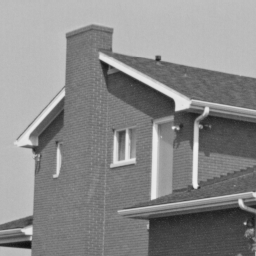
#> input picture data/input/02.png, 256 x 256 px
$ jupyter execute --allow-errors 07_final_all_versions_benchmark_vi_clean.ipynb
#> lines starting #> are read from the running program, lines starting #| are printed output that depends on the picture; long printed decimals are rounded
# Final Benchmark — CPU Baseline và GPU V1 → V5

Cấu hình cố định:

- Image: `512×512`
- Patch: `7×7`
- Search window: `21×21`
- CUDA block: `16×16`
- `h = 0.12`

Các phiên bản:

- **CPU baseline** — dense sequential NLM, dùng làm reference.
- **GPU V1** — song song hóa theo output pixel.
- **GPU V2** — Shared Memory tile + halo.
- **GPU V3** — Cross-Correlation accelerated dense NLM.
- **GPU V4** — Adaptive Search + Candidate Preselection, thuộc nhánh approximate/adaptive.
- **GPU V5** — fixed `7×7 / 21×21` specialization kế thừa V2, vẫn là dense exact NLM.

## 1. Benchmark methodology

CPU baseline full $512 \times 512$ đã được chạy trước đó và lưu tại:

```text
outputs/cpu_baseline_512_patch7_search21.npy

[cell 1]
from pathlib import Path
import sys
import time
import inspect
import importlib

import numpy as np
import pandas as pd
import matplotlib.pyplot as plt
import cupy as cp

from skimage import io, color, transform
from skimage.metrics import peak_signal_noise_ratio, structural_similarity

ROOT = Path.cwd()
if not (ROOT / "src").exists():
    ROOT = ROOT.parent

SRC = ROOT / "src"
if str(SRC) not in sys.path:
    sys.path.insert(0, str(SRC))

print("ROOT:", ROOT)
print("CuPy:", cp.__version__)

#> (the rest of this cell did not finish here and is left out)

## 2. Import các version và benchmark helpers

[cell 2]
from nlm.cpu import nlm_cpu_naive
from nlm.benchmark import benchmark_cuda_kernel, benchmark_gpu_end_to_end

gpu_modules = {
    "V1": importlib.import_module("nlm.gpu_v1"),
    "V2": importlib.import_module("nlm.gpu_v2"),
    "V3": importlib.import_module("nlm.gpu_v3"),
    "V4": importlib.import_module("nlm.gpu_v4"),
    "V5": importlib.import_module("nlm.gpu_v5"),
}

gpu_functions = {
    name: getattr(module, f"nlm_gpu_{name.lower()}")
    for name, module in gpu_modules.items()
}

VERSIONS = ["V1", "V2", "V3", "V4", "V5"]

print("Loaded:", VERSIONS)

## 3. Cấu hình thí nghiệm

[cell 3]
IMAGE_NAME = "02.png"

IMAGE_SIZE = (512, 512)
PATCH_SIZE = 7
SEARCH_WINDOW_SIZE = 21
BLOCK_SIZE = (16, 16)
H = 0.12

NOISE_SIGMA = 0.08
RNG_SEED = 42

# Giữ V3 E2E và compute-only cùng batch configuration.
V3_BATCH_SIZE = 8

# V4 final configuration
V4_PARAMS = dict(
    edge_search_window_size=11,
    texture_variance_threshold=0.0025,
    mean_threshold=0.10,
    variance_ratio_threshold=4.0,
)

# Stable benchmark
BENCHMARK_ROUNDS = 3
PREWARM_RUNS = 15
WARMUP_RUNS = 10
MEASURED_RUNS = 50

# CPU baseline đã đo và lưu trước đó
CPU_OUTPUT_PATH = (
    ROOT
    / "outputs"
    / "cpu_baseline_512_patch7_search21.npy"
)
CPU_RUNTIME_SECONDS = 1097.216

print("Image:", IMAGE_SIZE)
print("Patch:", PATCH_SIZE, "x", PATCH_SIZE)
print("Search:", SEARCH_WINDOW_SIZE, "x", SEARCH_WINDOW_SIZE)
print("Block:", BLOCK_SIZE)
print("h:", H)
print("V3 batch size:", V3_BATCH_SIZE)
print("CPU baseline runtime:", CPU_RUNTIME_SECONDS, "s")

## 4. Load ảnh và tái tạo noisy input

[cell 4]
image_path = ROOT / "data" / "input" / IMAGE_NAME

clean = io.imread(image_path)
#> clean is the input picture: shape (256, 256); min 16, max 239, mean 138

if clean.ndim == 3:
    clean = color.rgb2gray(clean)

clean = transform.resize(
    clean,
    IMAGE_SIZE,
    anti_aliasing=True,
).astype(np.float32)
#> clean: shape (512, 512) float32

if clean.max() > 1.0:
    clean /= 255.0

rng = np.random.default_rng(RNG_SEED)

noisy = np.clip(
    clean
    + rng.normal(
        0.0,
        NOISE_SIGMA,
        clean.shape,
    ).astype(np.float32),
    0.0,
    1.0,
).astype(np.float32)
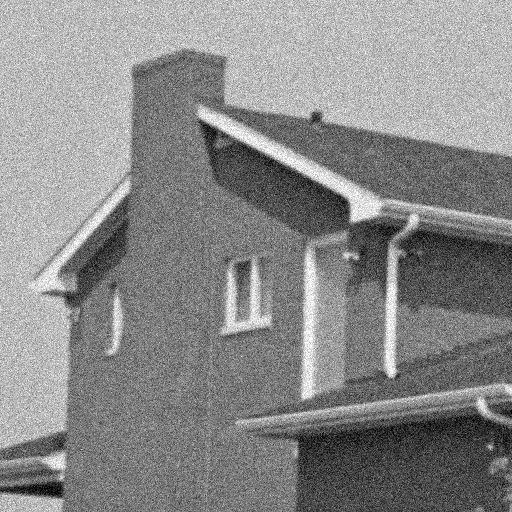
#> noisy: shape (512, 512) float32; min 0, max 1, mean 0.541

print("Clean shape:", clean.shape)
#| Clean shape: (512, 512)
print("Clean range:", float(clean.min()), float(clean.max()))
#| Clean range: 0.06618 0.9358
print("Noisy range:", float(noisy.min()), float(noisy.max()))
#| Noisy range: 0.0 1.0

[cell 5]
plt.figure(figsize=(10, 4))

plt.subplot(1, 2, 1)
plt.imshow(clean, cmap="gray", vmin=0, vmax=1)
plt.title("Ảnh sạch")
plt.axis("off")

plt.subplot(1, 2, 2)
plt.imshow(noisy, cmap="gray", vmin=0, vmax=1)
plt.title("Ảnh nhiễu")
plt.axis("off")

plt.tight_layout()
plt.show()
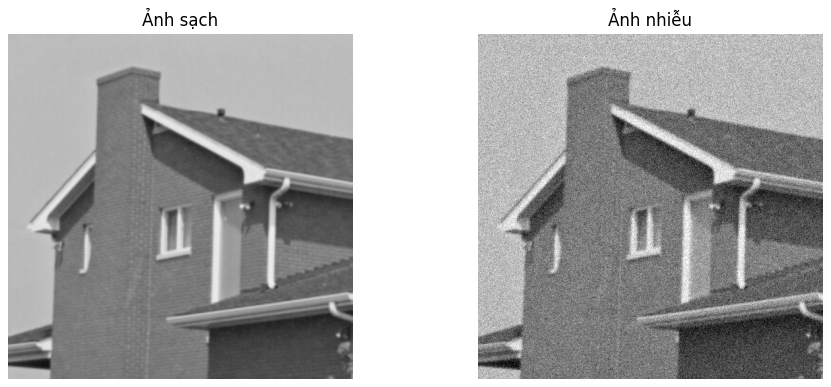
#> figure drawn by matplotlib, 2 panels

## 5. Helper functions và wrapper thống nhất

`run_gpu()` cố định toàn bộ benchmark configuration.

Đặc biệt, V3 End-to-End cũng được truyền batch size giống phần compute-only để tránh benchmark hai workload/config khác nhau.

[cell 6]
def _call_with_supported_kwargs(fn, **kwargs):
    sig = inspect.signature(fn)
    return fn(**{
        k: v
        for k, v in kwargs.items()
        if k in sig.parameters
    })


def run_gpu(version, image):
    kwargs = dict(
        image=image,
        patch_size=PATCH_SIZE,
        search_window_size=SEARCH_WINDOW_SIZE,
        h=H,
        block_size=BLOCK_SIZE,
    )

    if version == "V3":
        kwargs.update(
            batch_size=V3_BATCH_SIZE,
            displacement_batch_size=V3_BATCH_SIZE,
        )

    if version == "V4":
        kwargs.update(V4_PARAMS)

    return _call_with_supported_kwargs(
        gpu_functions[version],
        **kwargs,
    )


def quality_metrics(reference, test):
    return {
        "PSNR (dB)": peak_signal_noise_ratio(
            reference,
            test,
            data_range=1.0,
        ),
        "SSIM": structural_similarity(
            reference,
            test,
            data_range=1.0,
        ),
    }


def diff_stats(reference, candidate):
    diff = np.abs(reference - candidate)
    return {
        "MAE": float(np.mean(diff)),
        "Max error": float(np.max(diff)),
        "allclose": bool(
            np.allclose(
                reference,
                candidate,
                rtol=1e-4,
                atol=1e-4,
            )
        ),
    }

## 6. Load CPU baseline full-size đã lưu

#> (a cell that did not finish here is left out)

## 7. Chạy V1 → V5 để lấy output full-size

Các output này dùng cho:

- correctness;
- PSNR / SSIM;
- visualization.

Đây **không phải** cell benchmark.

[cell 8]
gpu_outputs = {}

#> (the rest of this cell did not finish here and is left out)

## 8. Correctness toàn ảnh với CPU baseline

Kỳ vọng:

$
CPU \approx V1 \approx V2 \approx V3 \approx V5
$

V4 là adaptive/approximate branch nên `allclose=False` là bình thường.

[cell 9]
correctness_rows = []

#> (the rest of this cell did not finish here and is left out)

### Cách đọc correctness

- **V1, V2, V3, V5**: `allclose=True` xác nhận các tối ưu vẫn giữ dense NLM tương đương CPU.
- **V4**: sai khác có chủ đích do Adaptive Search + Candidate Preselection thay đổi candidate set.

## 9. PSNR / SSIM

[cell 10]
quality_rows = [
    {
        "Version": "Noisy",
        **quality_metrics(clean, noisy),
    }
]

#> (the rest of this cell did not finish here and is left out)

## 10. Chuẩn bị compute-only launchers

`compute-only` dùng các input/buffer đã chuẩn bị trước và đo GPU computation bằng CUDA Events.

Không gọi chung là “single-kernel time” vì V3 và V4 là multi-stage / multi-kernel pipelines.

[cell 11]
def _extract_launcher(prepared):
    if callable(prepared):
        return prepared

    if isinstance(prepared, tuple):
        for item in prepared:
            if callable(item):
                return item

    if isinstance(prepared, dict):
        for key in (
            "kernel_launcher",
            "pipeline_launcher",
            "launcher",
        ):
            value = prepared.get(key)
            if callable(value):
                return value

    raise TypeError("Không tìm thấy callable launcher.")


def prepare_compute_launcher(version, image):
#> called with version = 'V1'
    module = gpu_modules[version]

    kwargs = dict(
        image=image,
        patch_size=PATCH_SIZE,
        search_window_size=SEARCH_WINDOW_SIZE,
        h=H,
        block_size=BLOCK_SIZE,
    )
#> kwargs = 5 items

    if version == "V3":
        kwargs.update(
            batch_size=V3_BATCH_SIZE,
            displacement_batch_size=V3_BATCH_SIZE,
        )

    if version == "V4":
        kwargs.update(V4_PARAMS)

    candidate_names = [
        f"prepare_gpu_{version.lower()}_pipeline_launch",
        f"prepare_gpu_{version.lower()}_kernel_launch",
        f"prepare_nlm_gpu_{version.lower()}_launch",
        f"create_gpu_{version.lower()}_pipeline_launcher",
        f"create_gpu_{version.lower()}_kernel_launcher",
    ]

    errors = []

    for name in candidate_names:
        fn = getattr(module, name, None)
        if fn is None:
            continue

        try:
            prepared = _call_with_supported_kwargs(
                fn,
                **kwargs,
            )
            launcher = _extract_launcher(prepared)
            print(version, "launcher:", name)
            return launcher
        except Exception as exc:
            errors.append((name, repr(exc)))
#> after the loop, errors = []

    raise RuntimeError(
        f"Không tìm được compute launcher cho {version}.\n"
        f"Đã thử: {errors}"
    )


#> (the rest of this cell did not finish here and is left out)

$ run again, with data/input/03.png copied over data/input/02.png
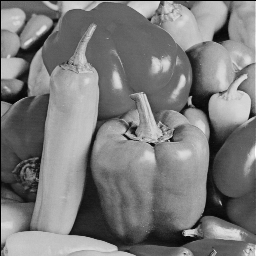
#> input picture data/input/03.png, 256 x 256 px
#> clean is the input picture: shape (256, 256); min 0, max 254, mean 123.1
#> clean: shape (512, 512) float32
#> `noisy = np.clip( clean + rng.normal( 0.0, NOISE_SIGMA, clean.shape, )...`:
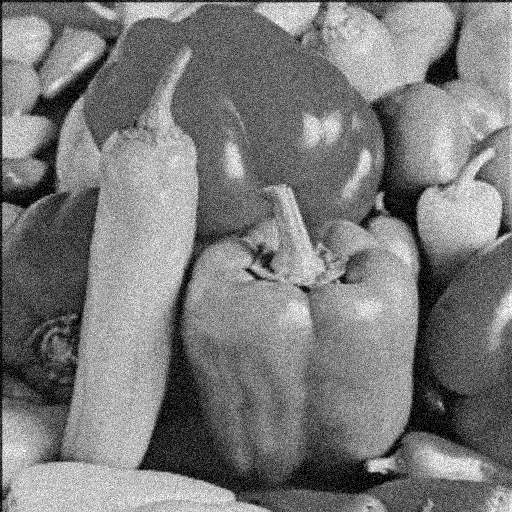
#> noisy: shape (512, 512) float32; min 0, max 1, mean 0.484
#| Clean shape: (512, 512)
#| Clean range: 0.01005 0.9603
#| Noisy range: 0.0 1.0
#> `plt.show()`:
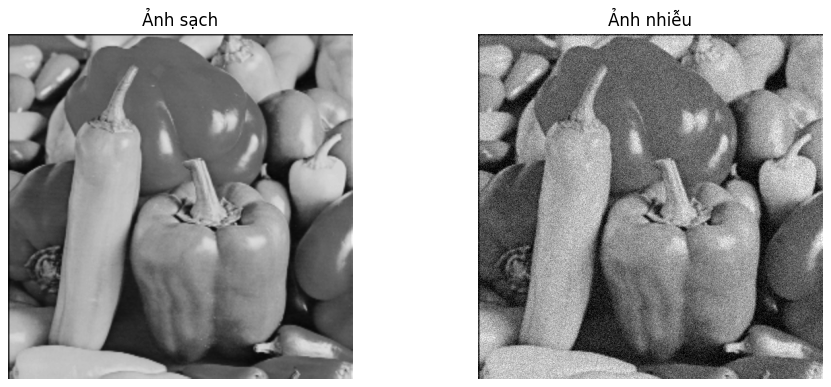
#> figure drawn by matplotlib, 2 panels
#> in prepare_compute_launcher, `kwargs = dict( image=image, patch_size=PATCH_SIZE, search_window_size=..`: kwargs = 5 items
#> after the loop in prepare_compute_launcher, `for name in candidate_names:`: errors = []

$ run again, with data/input/04.png copied over data/input/02.png
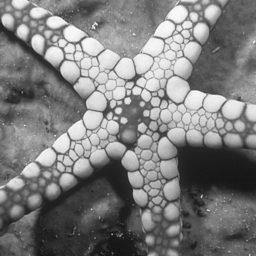
#> input picture data/input/04.png, 256 x 256 px
#> clean is the input picture: shape (256, 256); min 19, max 250, mean 124.1
#> clean: shape (512, 512) float32
#> `noisy = np.clip( clean + rng.normal( 0.0, NOISE_SIGMA, clean.shape, )...`:
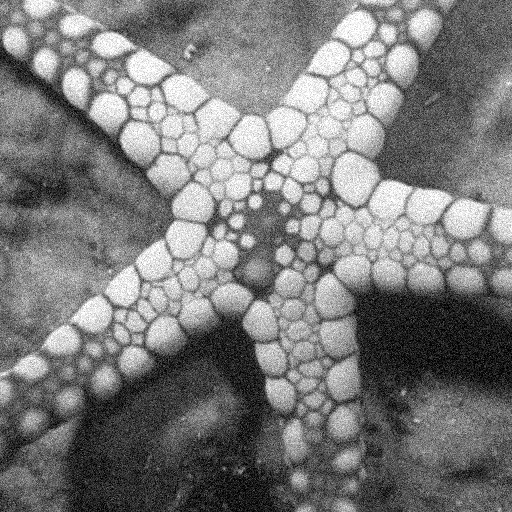
#> noisy: shape (512, 512) float32; min 0, max 1, mean 0.486
#| Clean shape: (512, 512)
#| Clean range: 0.08235 0.9767
#| Noisy range: 0.0 1.0
#> `plt.show()`:
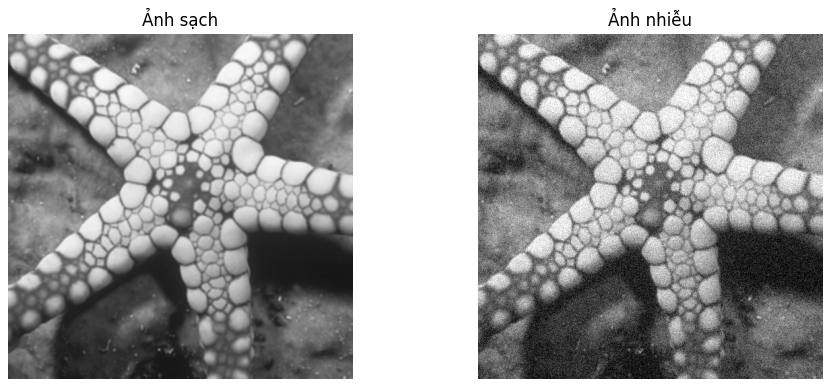
#> figure drawn by matplotlib, 2 panels
#> in prepare_compute_launcher, `kwargs = dict( image=image, patch_size=PATCH_SIZE, search_window_size=..`: kwargs = 5 items
#> after the loop in prepare_compute_launcher, `for name in candidate_names:`: errors = []
